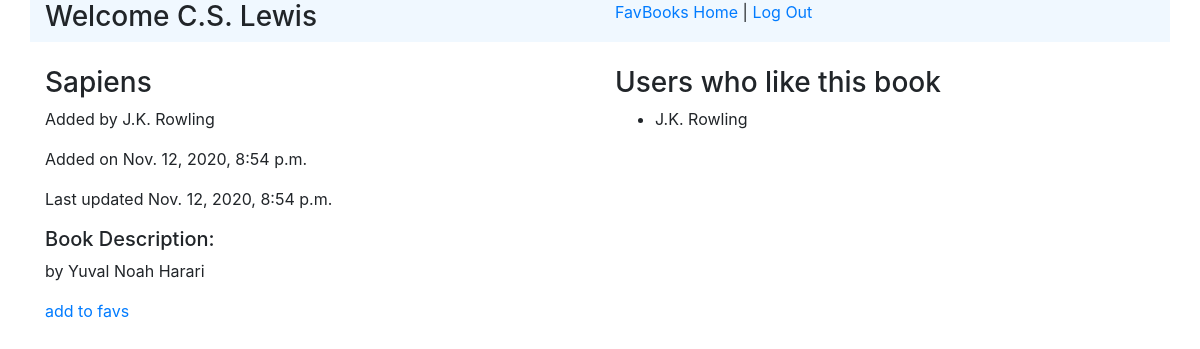
Screenshot of /fav_books/view_book/12 (signed in) with the database file from the repository.
### login_reg_app/models.py (models this page shows)
class User(models.Model):
    fname = models.CharField(max_length=50)
    lname = models.CharField(max_length=50)
    email = models.EmailField()
    password = models.CharField(max_length=255)
    objects = UserManager()

### fav_books_app/models.py (models this page shows)
class Book(models.Model):
    title = models.CharField(max_length=255)
    desc = models.TextField()
    created_at = models.DateTimeField(auto_now_add=True)
    updated_at = models.DateTimeField(auto_now=True)
    created_by_user = models.ForeignKey(User, related_name="books_created", on_delete=models.CASCADE)
    liked_by_users = models.ManyToManyField(User, related_name="books_liked")
    objects = BookManager()

### fav_books_app/views.py (the view)
# urls.py: path('view_book/<int:book_id>', views.view_book),
def view_book(request, book_id):
    if 'user_id' not in request.session or 'user_loc' not in request.session:
        return redirect('/')
    request.session['user_loc'] = "book"
    this_user = User.objects.get(id=request.session['user_id'])
    this_book = Book.objects.get(id=book_id)
    these_users = this_book.liked_by_users.all()
    context = {
        'user': this_user,
        'book': this_book
    }
    return render(request, 'view_book.html', context)

### fav_books_app/templates/view_book.html (shortened to what this page needs)
<!DOCTYPE html>
<html lang="en">
<head>
    <link rel="stylesheet" href="https://stackpath.bootstrapcdn.com/bootstrap/4.5.2/css/bootstrap.min.css">
</head>
<body>
    <div class="container">
        <div class="row mb-4" id="navbar" style="background-color: aliceblue;">
            <div class="col">
                <h3>Welcome {{user.fname}} {{user.lname}}</h3>
            </div>
            <div class="col">
                <a href="/fav_books">FavBooks Home</a> | <a href="/logout">Log Out</a>
            </div>
        </div>
        <div class="row">
            <div class="col">
                <h3>{{book.title}}</h3>
                <p>Added by {{book.created_by_user.fname}} {{book.created_by_user.lname}}</p>
                <p>Added on {{book.created_at}}</p>
                <p>Last updated {{book.updated_at}}</p>
                <h5>Book Description:</h5>
                <p>{{book.desc}}</p>
                <div>
                    {% if user not in book.liked_by_users.all %}
                        <a href="/fav_books/add_book_to_favs/{{book.id}}">add to favs</a>
                    {% else %}
                        <a href="/fav_books/unfavorite/{{book.id}}">remove from favs</a>
                    {% endif %}
                </div>
            </div>
            <div class="col">
                <h3>Users who like this book</h3>
                {% if book.liked_by_users %}
                    <ul>
                        {% for user in book.liked_by_users.all %}
                            <li>{{user.fname}} {{user.lname}}</li>
                        {% endfor %}
                    </ul>
                {% endif %}
            </div>
        </div>
    </div>
</body>
</html>

### rows the page displays
User: fname "C.S.", lname "Lewis"
Book: title "Sapiens", created_by_user.fname "J.K.", created_by_user.lname "Rowling", created_at "Nov. 12, 2020, 8:54 p.m.", updated_at "Nov. 12, 2020, 8:54 p.m.", desc "by Yuval Noah Harari"
User: fname "J.K.", lname "Rowling"
